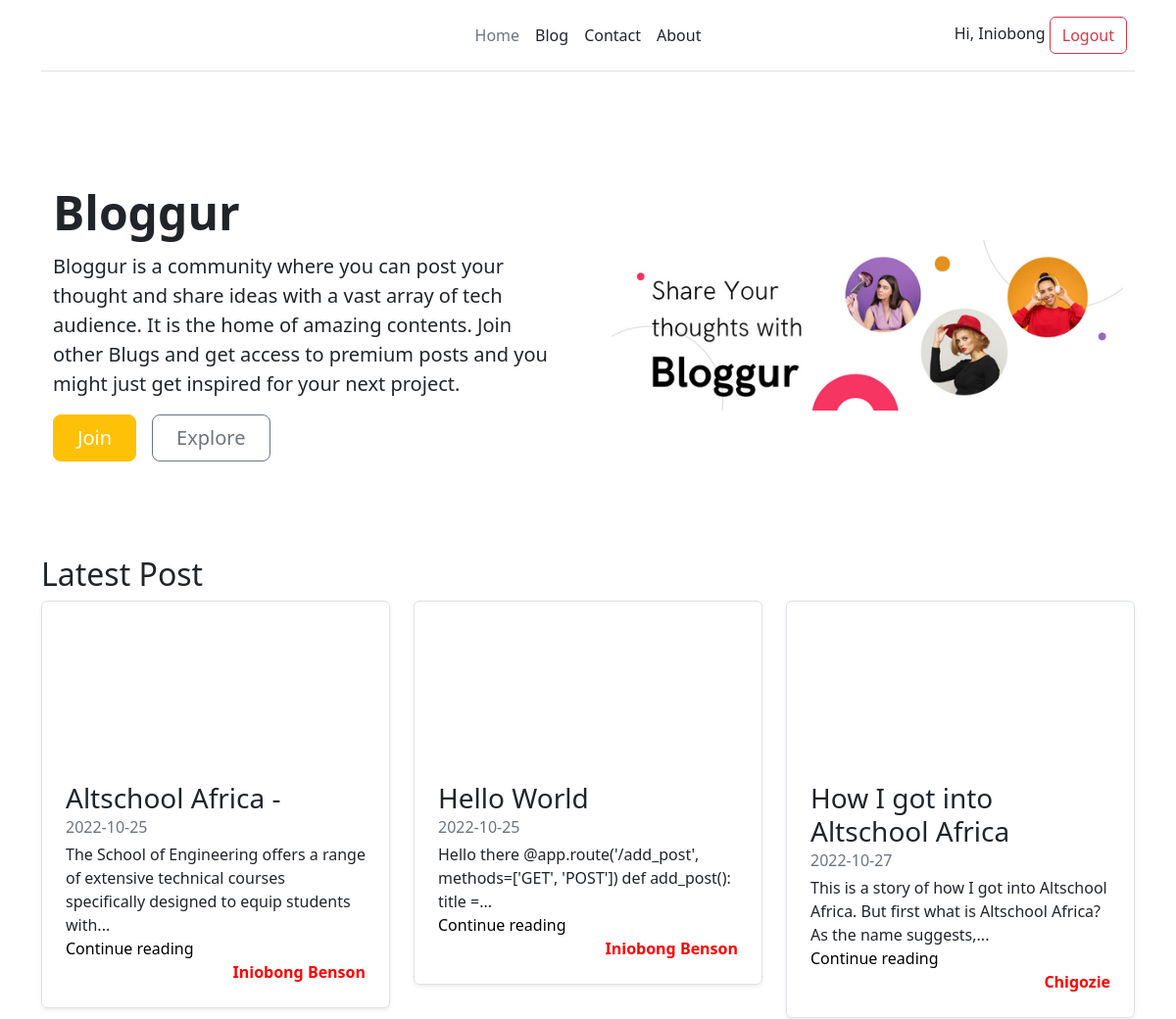
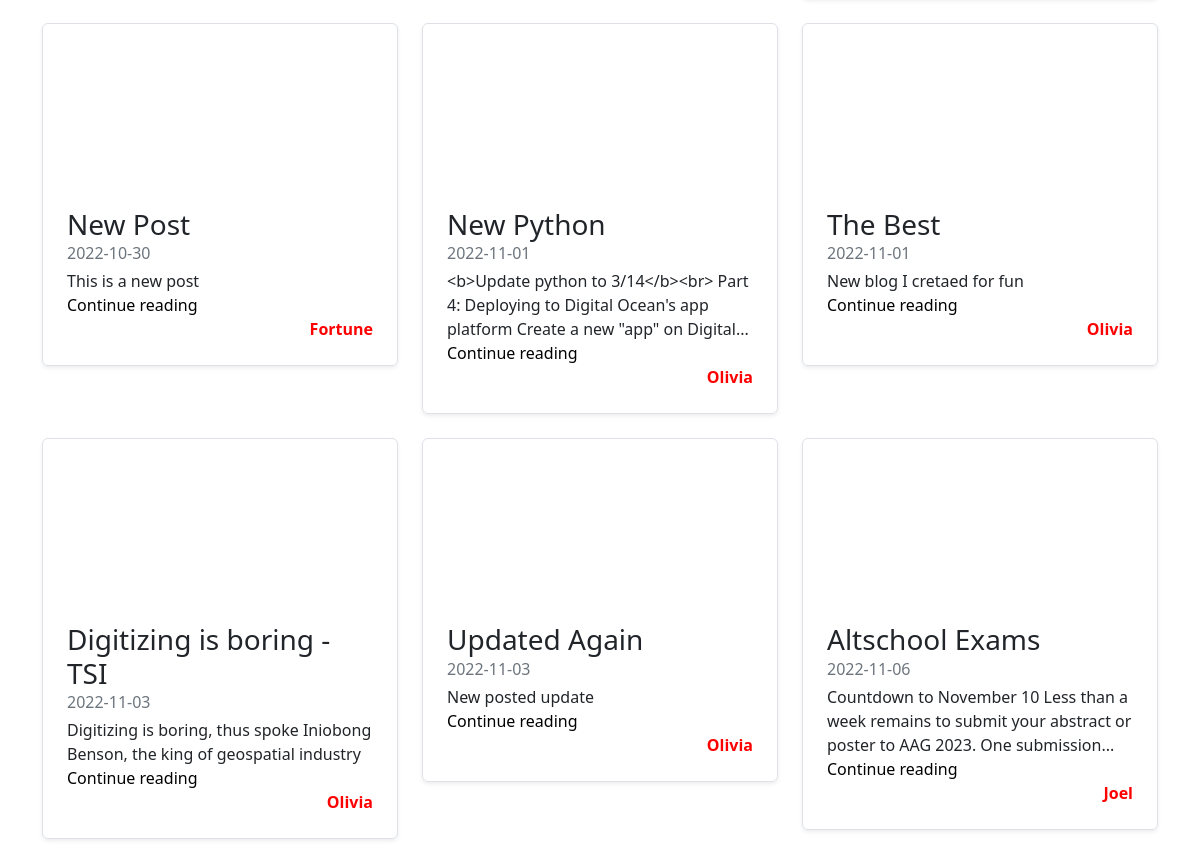
Page / (signed in) on the committed database (2 pictures, top to bottom).
### app.py (models this page shows, shortened)
class User(db.Model, UserMixin):
    __tablename__ = "User"
    id = db.Column(db.Integer(), primary_key=True)
    first_name = db.Column(db.String(50), nullable=False)
    last_name = db.Column(db.String(50), nullable=False)
    username = db.Column(db.String(255), nullable=False, unique=True)
    email = db.Column(db.String(255), nullable=False, unique=True)
    password_hash = db.Column(db.Text(), nullable=False)
    def __repr__(self):
        return f"{self.first_name}"

class Blog(db.Model):
    __tablename__ = "Blog"
    id = db.Column(db.Integer, primary_key=True)
    title = db.Column(db.String, unique=True, nullable=False)
    content = db.Column(db.Text, nullable=False)
    date_published = db.Column(db.DateTime)
    author = db.Column(db.String, default="Iniobong Benson")

### app.py (the view)
@app.route('/', methods=['GET'])
def index():
    posts = Blog.query.all()
    return render_template('index.html', posts=posts)

### app.py (called while the page is built)
@login_manager.user_loader
def user_loader(user_id):
    return User.query.get(user_id)

### templates/index.html
{% extends 'base.html' %}
{% block content %}
    <div class="container col-xxl-8 px-4 py-5">
      <div class="row flex-lg-row-reverse align-items-center g-5 py-5">
        <div class="col-10 col-sm-8 col-lg-6">
          <img src="static/img/bloggur.png" class="d-block mx-lg-auto img-fluid" alt="Bootstrap Themes" width="700" height="500" loading="lazy">
        </div>
        <div class="col-lg-6">
          <h1 class="display-5 fw-bold lh-1 mb-3">Bloggur</h1>
          <p class="lead">Bloggur is a community where you can post your thought and share ideas with a vast array of tech audience. It is the home of amazing contents. Join other Blugs and get access to premium posts and you might just get inspired for your next project.</p>
          <div class="d-grid gap-2 d-md-flex justify-content-md-start">
            <a href="{{url_for('signup')}}"><button type="button" class="btn btn-warning btn-lg px-4 me-md-2">Join</button></a>
            <a href="#post"><button type="button" class="btn btn-outline-secondary btn-lg px-4">Explore</button></a>
          </div>
        </div>
      </div>
    </div>
<div class="container">
    <div class="row mb-2">
      <h2>Latest Post</h2>
        {% for post in posts %}
      <div id="posts" class="col-md-4 post">
        <div class="row g-0 border rounded overflow-hidden flex-md-row mb-4 shadow-sm h-md-250 position-relative">
          <div class="picture"></div>
          <div class="col p-4 d-flex flex-column position-static">
            <h3 class="mb-0">{{post.title}}</h3>
            <div class="mb-1 text-muted">{{post.date_published.strftime('%Y-%m-%d')}}</div>
            <p class="card-text mb-auto">{{post.content |truncate(120)}}</p>
            <a href="/post/{{post.id}}" class="stretched-link">Continue reading</a>
            <strong class="author">{{post.author}}</strong>
          </div>
        </div>
      </div>
{% endfor %}
    </div>
    </div>
{% endblock content %}

### templates/base.html (shortened to what this page needs)
<!DOCTYPE html>
<html lang="en">
<head>
<link href="https://cdn.jsdelivr.net/npm/bootstrap@5.2.2/dist/css/bootstrap.min.css" rel="stylesheet">
<link rel= "stylesheet" type= "text/css" href= "{{ url_for('static',filename='styles/main.css') }}">
<link rel="stylesheet" href="https://s.pageclip.co/v1/pageclip.css" media="screen">
</head>
<div class="container">
    <header class="d-flex flex-wrap align-items-center justify-content-center justify-content-md-between py-3 mb-4 border-bottom">
      <a href="/" class="d-flex align-items-center col-md-3 mb-2 mb-md-0 text-dark text-decoration-none">
        <svg class="bi me-2" width="40" height="32" role="img" aria-label="Bootstrap"><use xlink:href="#bootstrap"/></svg>
      </a>
      <ul class="nav col-12 col-md-auto mb-2 justify-content-center mb-md-0">
        <li><a href="{{('/')}}" class="nav-link px-2 link-secondary">Home</a></li>
        <li><a href="{{('blog')}}" class="nav-link px-2 link-dark">Blog</a></li>
        <li><a href="{{('contact')}}" class="nav-link px-2 link-dark">Contact</a></li>
        <li><a href="{{('about')}}" class="nav-link px-2 link-dark">About</a></li>
      </ul>
      <div class="col-md-3 text-end">
        {% if current_user.is_authenticated %}
        <span class="">Hi, {{current_user}}</span>
        <a href="{{url_for('logout')}}"><button type="button" class="btn btn-outline-danger me-2">Logout</button></a>
        {% else %}
        <a href="{{url_for('login')}}"><button type="button" class="btn btn-outline-primary me-2">Login</button></a>
        <a href="{{url_for('signup')}}"><button type="button" class="btn btn-warning">Sign-up</button></a>
        {% endif %}
      </div>
    </header>
  </div>
<body>
  <main class="main-content">
    {% block content %}
    {% endblock content %}
  </main>
</body>
</html>

### static/styles/main.css (style rules this page uses)
html, body { box-sizing: border-box; }
a { text-decoration: none; color: black; }
.author { color: red; text-align: right; }
.picture { height: 160px; background-image: url("https://cdn.pixabay.com/photo/2016/03/23/20/18/post-it-1275586__340.jpg"); background-size: cover; }
.btn-warning { color: white; }

### rows in the picture
User: first_name "Iniobong"
Blog: title "Altschool Africa -", date_published "2022-10-25", content "The School of Engineering offers a range of extensive technical courses specifically designed to equip students with...", author "Iniobong Benson"
Blog: title "Hello World", date_published "2022-10-25", content "Hello there @app.route('/add_post', methods=['GET', 'POST']) def add_post(): title =...", author "Iniobong Benson"
Blog: title "How I got into Altschool Africa", date_published "2022-10-27", content "This is a story of how I got into Altschool Africa. But first what is Altschool Africa? As the name suggests,...", author "Chigozie"
Blog: title "New Post", date_published "2022-10-30", content "This is a new post", author "Fortune"
Blog: title "New Python", date_published "2022-11-01", content "<b>Update python to 3/14</b><br> Part 4: Deploying to Digital Ocean's app platform Create a new \"app\" on Digital...", author "Olivia"
Blog: title "The Best", date_published "2022-11-01", content "New blog I cretaed for fun", author "Olivia"
Blog: title "Digitizing is boring - TSI", date_published "2022-11-03", content "Digitizing is boring, thus spoke Iniobong Benson, the king of geospatial industry", author "Olivia"
Blog: title "Updated Again", date_published "2022-11-03", content "New posted update", author "Olivia"
Blog: title "Altschool Exams", date_published "2022-11-06", content "Countdown to November 10 Less than a week remains to submit your abstract or poster to AAG 2023. One submission...", author "Joel"
